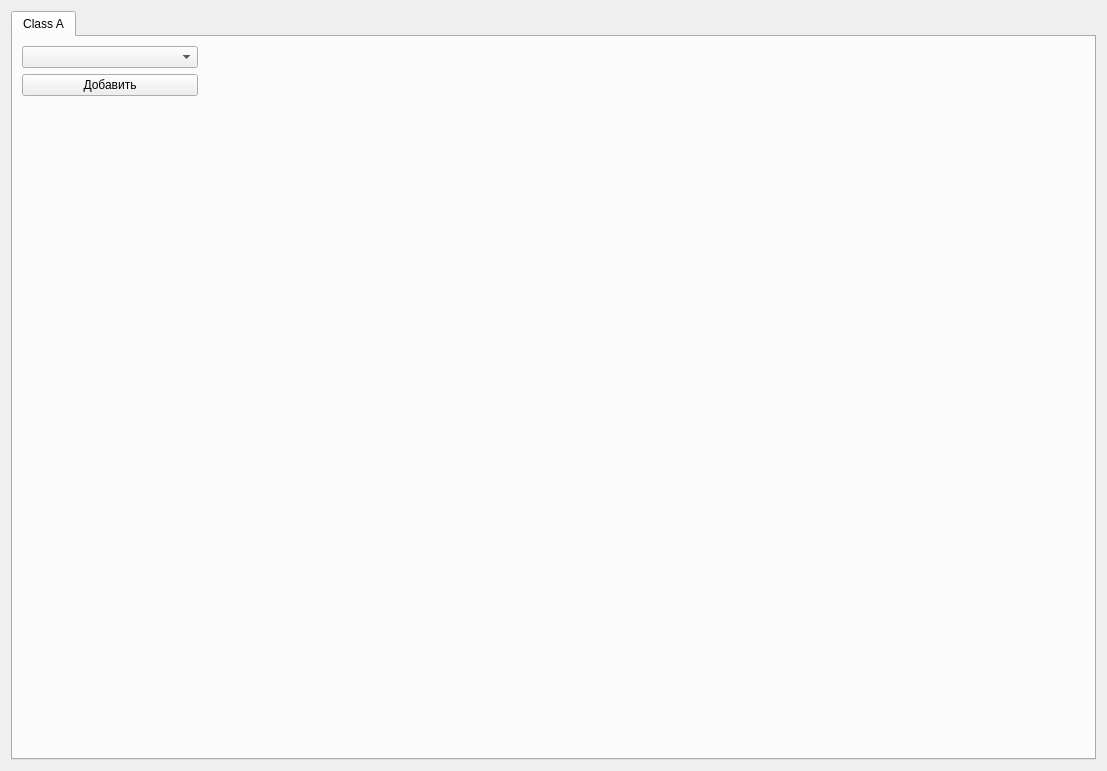
<?xml version="1.0" encoding="UTF-8"?>
<ui version="4.0">
 <class>SimulatorAIS</class>
 <widget class="QWidget" name="SimulatorAIS">
  <property name="geometry">
   <rect>
    <x>0</x>
    <y>0</y>
    <width>1107</width>
    <height>771</height>
   </rect>
  </property>
  <property name="windowTitle">
   <string>SimulatorAIS</string>
  </property>
  <layout class="QGridLayout" name="gridLayout">
   <item row="0" column="0">
    <widget class="QTabWidget" name="tabWidget">
     <property name="tabPosition">
      <enum>QTabWidget::North</enum>
     </property>
     <property name="tabShape">
      <enum>QTabWidget::Rounded</enum>
     </property>
     <property name="currentIndex">
      <number>0</number>
     </property>
     <property name="elideMode">
      <enum>Qt::ElideNone</enum>
     </property>
     <property name="usesScrollButtons">
      <bool>false</bool>
     </property>
     <property name="documentMode">
      <bool>false</bool>
     </property>
     <property name="tabsClosable">
      <bool>false</bool>
     </property>
     <property name="movable">
      <bool>false</bool>
     </property>
     <property name="tabBarAutoHide">
      <bool>false</bool>
     </property>
     <widget class="QWidget" name="tab">
      <attribute name="title">
       <string>Class A</string>
      </attribute>
      <layout class="QGridLayout" name="gridLayout_2" columnstretch="1,5">
       <item row="0" column="0">
        <widget class="QComboBox" name="comboBox_Numbers"/>
       </item>
       <item row="0" column="1" rowspan="3">
        <widget class="ToolBox" name="widgetSimulatorsA" native="true"/>
       </item>
       <item row="1" column="0">
        <widget class="QPushButton" name="pushButton_add">
         <property name="text">
          <string>Добавить</string>
         </property>
        </widget>
       </item>
       <item row="2" column="0">
        <spacer name="verticalSpacer">
         <property name="orientation">
          <enum>Qt::Vertical</enum>
         </property>
         <property name="sizeHint" stdset="0">
          <size>
           <width>20</width>
           <height>648</height>
          </size>
         </property>
        </spacer>
       </item>
      </layout>
     </widget>
    </widget>
   </item>
  </layout>
 </widget>
 <customwidgets>
  <customwidget>
   <class>ToolBox</class>
   <extends>QWidget</extends>
   <header>ToolBox.h</header>
   <container>1</container>
  </customwidget>
 </customwidgets>
 <resources/>
 <connections/>
</ui>
